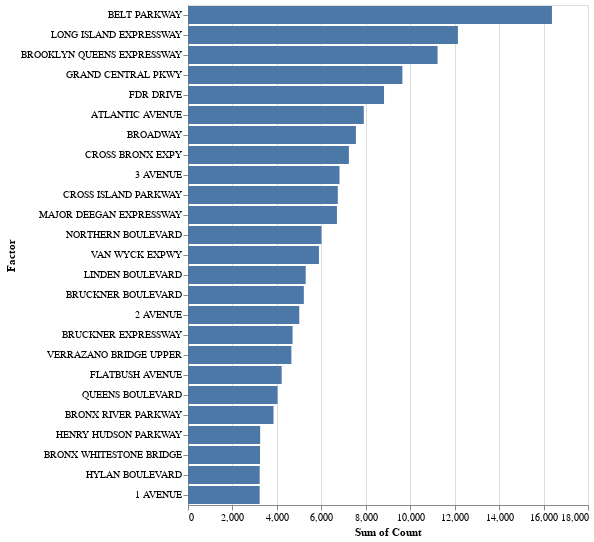

The code cell stored with this chart in its notebook:
### Code cell
alt.Chart(street_loc_combined_df.nlargest(25, 'Count')).mark_bar().encode(
    x='sum(Count)',
    y=alt.Y('Factor:N',sort='-x')
)

### Figure 1 — Vega-Lite specification as saved in the notebook (floating-point values rounded to 4 significant figures)
{"config": {"view": {"continuousWidth": 400, "continuousHeight": 300}}, "data": {"name": "data-3a2c24362b379d8bd3b160de928ae74b"}, "mark": "bar", "encoding": {"x": {"type": "quantitative", "aggregate": "sum", "field": "Count"}, "y": {"type": "nominal", "field": "Factor", "sort": "-x"}}, "$schema": "https://vega.github.io/schema/vega-lite/v4.8.1.json", "datasets": {"data-3a2c24362b379d8bd3b160de928ae74b": [{"Factor": "BELT PARKWAY                    ", "Count": 16378}, {"Factor": "LONG ISLAND EXPRESSWAY          ", "Count": 12146}, {"Factor": "BROOKLYN QUEENS EXPRESSWAY      ", "Count": 11231}, {"Factor": "GRAND CENTRAL PKWY              ", "Count": 9647}, {"Factor": "FDR DRIVE                       ", "Count": 8821}, {"Factor": "ATLANTIC AVENUE                 ", "Count": 7911}, {"Factor": "BROADWAY                        ", "Count": 7556}, {"Factor": "CROSS BRONX EXPY                ", "Count": 7240}, {"Factor": "3 AVENUE                        ", "Count": 6818}, {"Factor": "CROSS ISLAND PARKWAY            ", "Count": 6741}, {"Factor": "MAJOR DEEGAN EXPRESSWAY         ", "Count": 6702}, {"Factor": "NORTHERN BOULEVARD              ", "Count": 6006}, {"Factor": "VAN WYCK EXPWY                  ", "Count": 5892}, {"Factor": "LINDEN BOULEVARD                ", "Count": 5297}, {"Factor": "BRUCKNER BOULEVARD              ", "Count": 5212}, {"Factor": "2 AVENUE                        ", "Count": 5007}, {"Factor": "BRUCKNER EXPRESSWAY             ", "Count": 4705}, {"Factor": "VERRAZANO BRIDGE UPPER          ", "Count": 4652}, {"Factor": "FLATBUSH AVENUE                 ", "Count": 4215}, {"Factor": "QUEENS BOULEVARD                ", "Count": 4030}, {"Factor": "BRONX RIVER PARKWAY             ", "Count": 3849}, {"Factor": "HENRY HUDSON PARKWAY            ", "Count": 3247}, {"Factor": "BRONX WHITESTONE BRIDGE         ", "Count": 3242}, {"Factor": "HYLAN BOULEVARD                 ", "Count": 3227}, {"Factor": "1 AVENUE                        ", "Count": 3224}]}}
